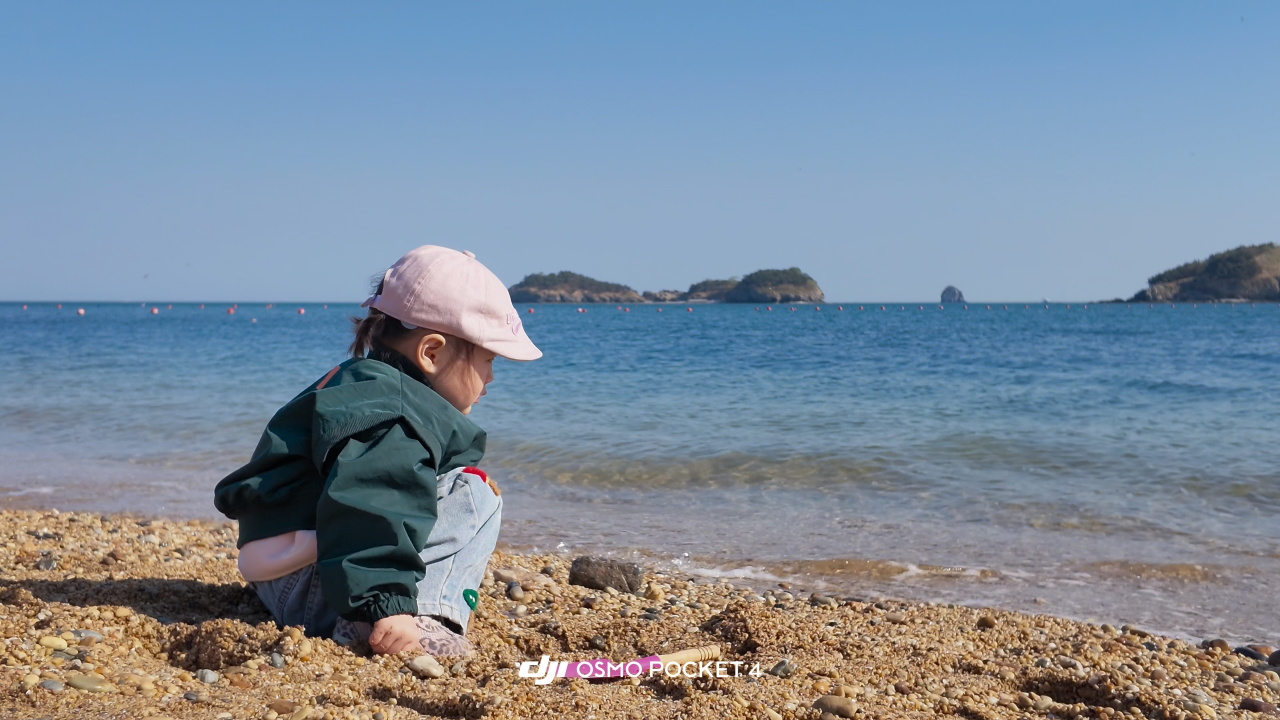
#> input picture assets/sample.jpg, 3840 x 2160 px (shown at 1/3 size)
$ python 03_blur_edges.py
#> lines starting #> are read from the running program, lines starting #| are printed output that depends on the picture; after the words box and inside, x2 and y2 are one past the last pixel; in counts of white or black regions, pixels touching at a corner belong together
### src/common.py
from pathlib import Path

import cv2
import numpy as np


PROJECT_ROOT = Path(__file__).resolve().parents[1]
ASSETS_DIR = PROJECT_ROOT / "assets"
OUTPUT_DIR = PROJECT_ROOT / "output"
DEFAULT_IMAGE_PATH = ASSETS_DIR / "sample.jpg"


def ensure_output_dir() -> Path:
    OUTPUT_DIR.mkdir(exist_ok=True)
    return OUTPUT_DIR


# [19 lines left out: function create_demo_image, not called in this run]


def load_image_or_demo(path: Path = DEFAULT_IMAGE_PATH) -> np.ndarray:
    image = cv2.imread(str(path))
#> image is the input picture: shape (2160, 3840, 3); mean B, G, R 155.6, 139.5, 124.3
    if image is not None:
        print(f"Loaded image: {path}")
        return image

    print(f"Image not found: {path}")
    print("Using a generated demo image instead.")
    return create_demo_image()


def save_image(name: str, image: np.ndarray) -> Path:
    output_path = ensure_output_dir() / name
    cv2.imwrite(str(output_path), image)
    print(f"Saved: {output_path}")
    return output_path

### src/03_blur_edges.py
import cv2

from common import load_image_or_demo, save_image


def main() -> None:
    image = load_image_or_demo()

    gray = cv2.cvtColor(image, cv2.COLOR_BGR2GRAY)
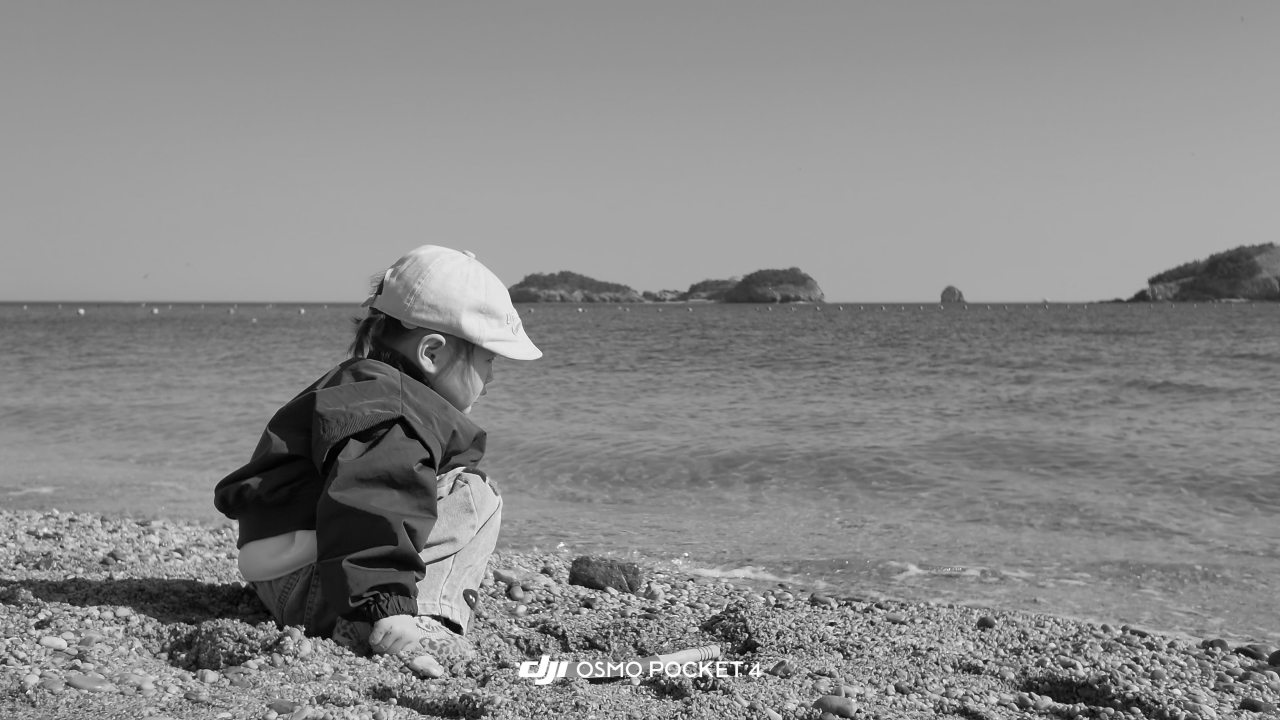
#> gray: shape (2160, 3840) (shown at 1/3 size); min 0, max 255, mean 136.7
    blurred = cv2.GaussianBlur(gray, (7, 7), 0)
    edges_low = cv2.Canny(blurred, 50, 150)
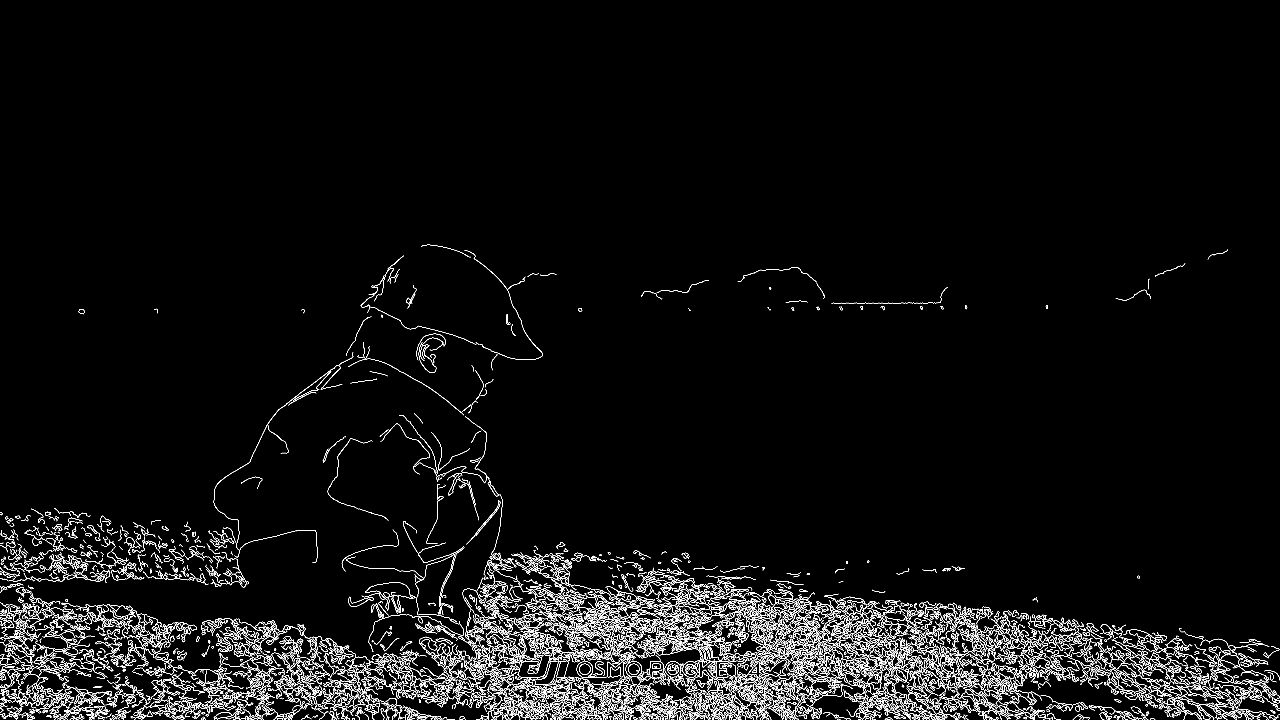
#> edges_low: shape (2160, 3840) (shown at 1/3 size); 2.8% white in thin lines or dots, all inside (x1, y1, x2, y2) = (0, 734, 3840, 2160)
    edges_high = cv2.Canny(blurred, 100, 220)
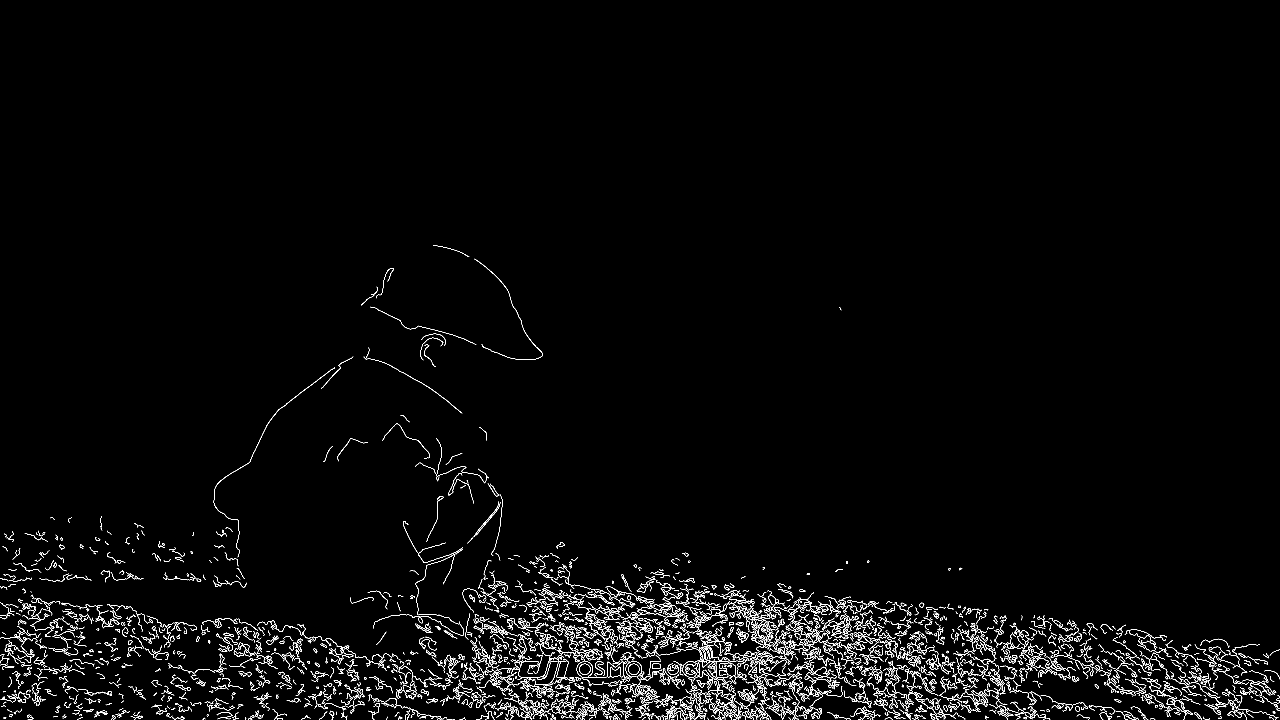
#> edges_high: shape (2160, 3840) (shown at 1/3 size); 1.6% white in thin lines or dots, all inside (x1, y1, x2, y2) = (0, 735, 3840, 2160)

    save_image("03_gray.jpg", gray)
    save_image("03_blurred.jpg", blurred)
    save_image("03_edges_low_threshold.jpg", edges_low)
    save_image("03_edges_high_threshold.jpg", edges_high)

    cv2.imshow("Gray", gray)
    cv2.imshow("Blurred", blurred)
    cv2.imshow("Canny Edges", edges_low)
    cv2.waitKey(0)
    cv2.destroyAllWindows()


if __name__ == "__main__":
    main()
